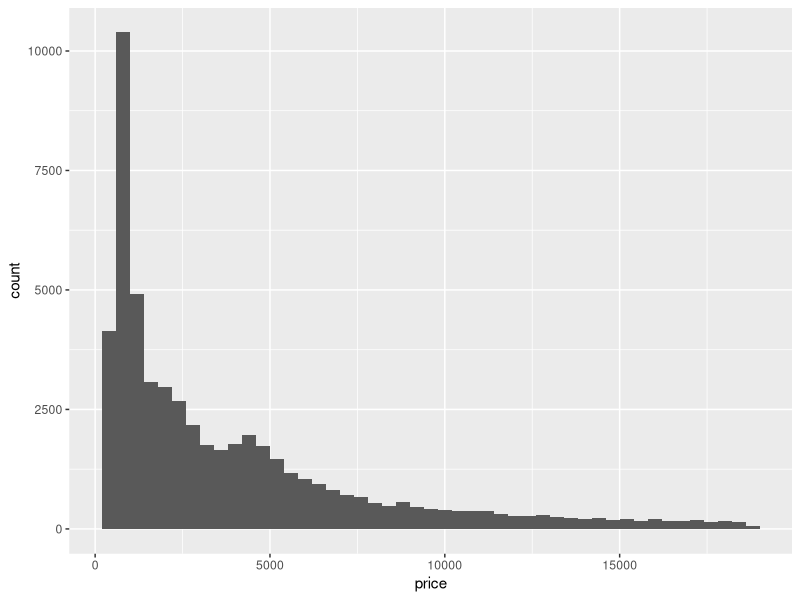
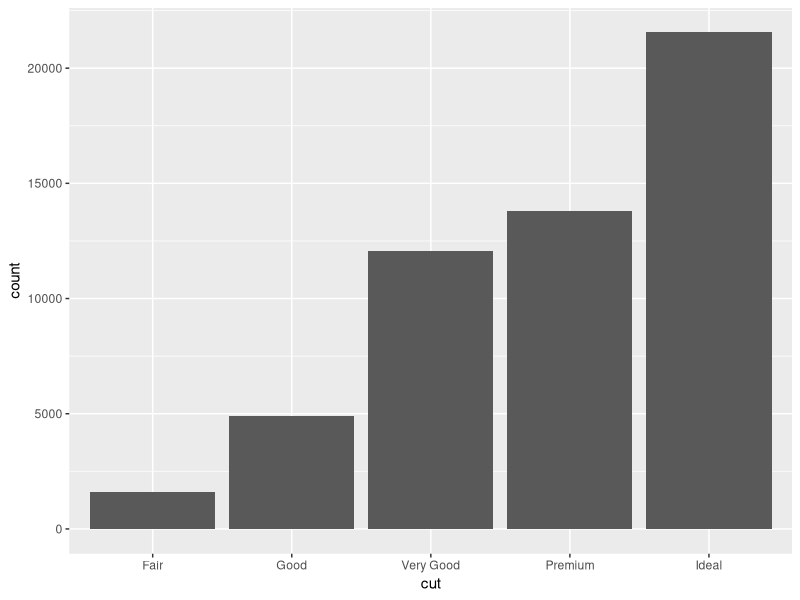
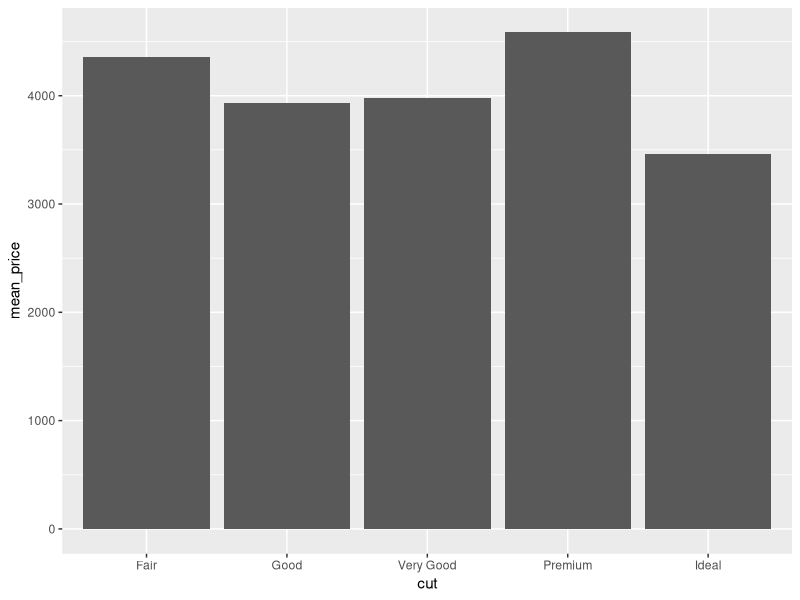
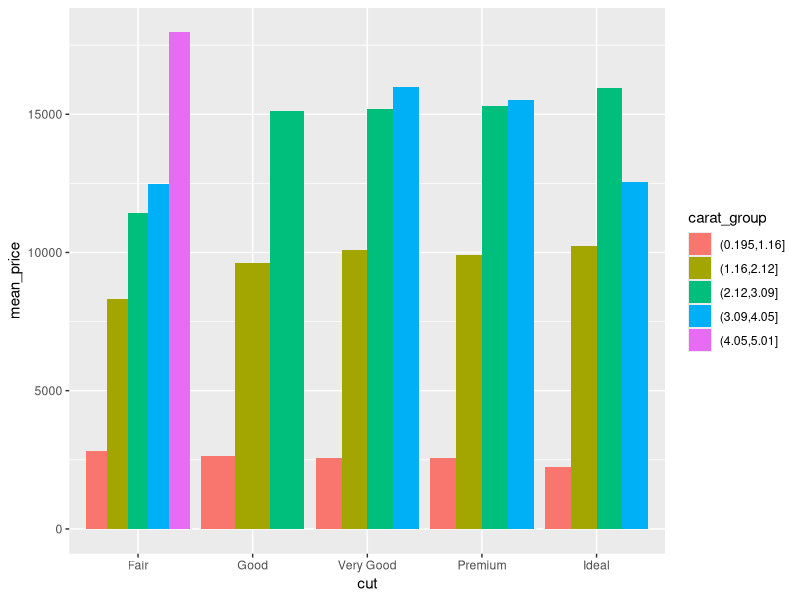

Recreate these plots in R, in order.
## ---- chunk 1
library(tidyverse)
diamonds <- as_tibble(diamonds)
## ---- chunk 2
ggplot(diamonds) +
  geom_histogram(aes(price), binwidth = 400)
## ---- chunk 3
diamonds %>%
  group_by(cut) %>%
  summarise(n = n())

diamonds %>%
  count(cut)

ggplot(diamonds) +
  geom_bar(aes(cut))
## ---- chunk 4
diamonds %>%
  group_by(cut) %>%
  summarise(mean_price = mean(price)) %>%
  ggplot() +
  geom_bar(aes(cut, mean_price), stat = "identity") 

diamonds %>%
  mutate(carat_group = cut(carat, 5)) %>%
  group_by(cut, carat_group) %>%
  summarise(mean_price = mean(price)) %>%
  ggplot() +
  geom_bar(aes(cut, mean_price, fill = carat_group), 
           stat = "identity", position = "dodge") 
## ---- chunk 5
n_rows <- nrow(diamonds)
avg_price <- round(mean(diamonds$price))
max_price <- max(diamonds$price)
min_price <- min(diamonds$price)
n_cuts <- length(unique(diamonds$cut))
